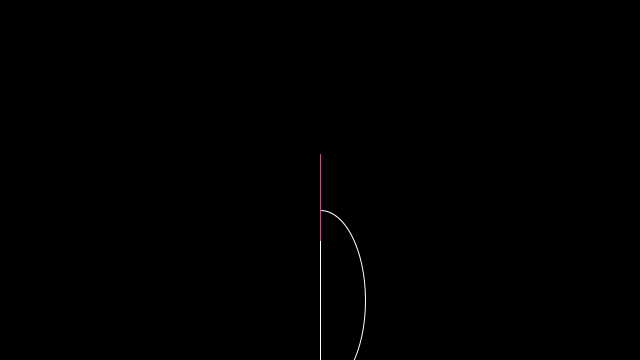
Frame 1 (no input)
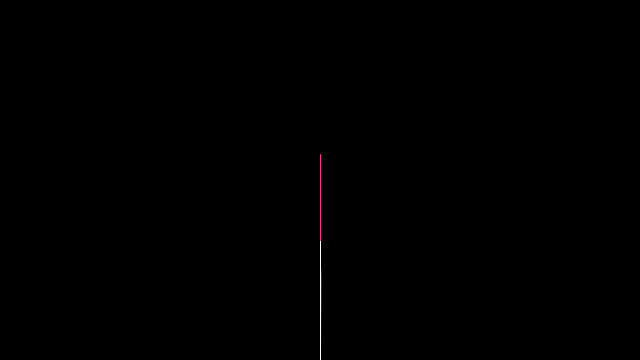
Frame 60 (the mouse pressed at the canvas centre just before this capture)
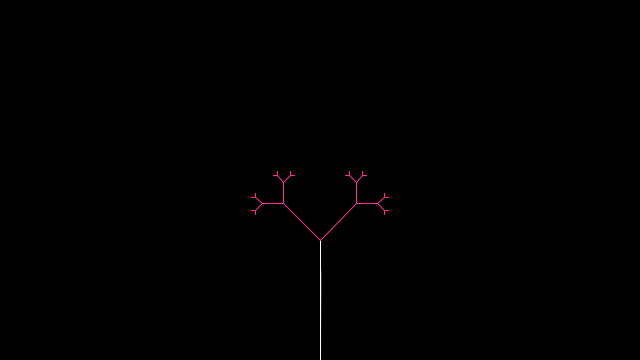
Frame 120 (the mouse held since frame 60 and released just before this capture)

The Processing sketch that drew these frames (run headless with seeded random() and noise(); from frame 60 on, the mouse is pressed at the canvas centre):

// Processing sketch: TREE
// ── TREE.pde
/**
 * Recursive Tree
 * by Daniel Shiffman.  
 * 
 * Renders a simple tree-like structure via recursion. 
 * The branching angle is calculated as a function of 
 * the horizontal mouse location. Move the mouse left
 * and right to change the angle.
 */
 
float theta;  
float ex=0,y=180,as=-HALF_PI,ss=HALF_PI;
float ey=-60,x=y*.5;
void setup() {
  size(640, 360);
  noFill();
}

void draw() {
  background(0);
  frameRate(30);
  stroke(255);
  // Let's pick an angle 0 to 90 degrees based on the mouse position
  float a = (mouseX / (float) width) * 90;
  // Convert it to radians
  theta = radians(a);
  // Start the tree from the bottom of the screen
  translate(width/2,height);
  // Draw a line 120 pixels
  line(0,0,0,-120);
  arc(ex,ey,x,y,as,ss);
  
  // Move to the end of that line
  translate(0,-120);
  // Start the recursive branching!
  branch(120);

}

void branch(float h) {
  // Each branch will be 2/3rds the size of the previous one
  h *= 0.5;
  h *= 0.85;
  ey=-h/2;
  x=h*1;
  stroke(250,50,150);
  // All recursive functions must have an exit condition!!!!
  // Here, ours is when the length of the branch is 2 pixels or less
  if (h > 2) {
    pushMatrix();    // Save the current state of transformation (i.e. where are we now)
    rotate(theta);   // Rotate by theta
    line(0, 0, 0, -h);  // Draw the branch
   // arc(ex,ey,x,h,HALF_PI,-PI*4.5/3);
    translate(0, -h); // Move to the end of the branch
    branch(h);       // Ok, now call myself to draw two new branches!!
    popMatrix();     // Whenever we get back here, we "pop" in order to restore the previous matrix state
    
    // Repeat the same thing, only branch off to the "left" this time!
    pushMatrix();
    rotate(-theta);
    line(0, 0, 0, -h);
   // arc(ex,ey,20*x,h,as,ss);
    //arc(ex,ey,20*x,h,-PI*4.5/3,HALF_PI);
    translate(0, -h);
    branch(h);
    popMatrix();
  }
}
